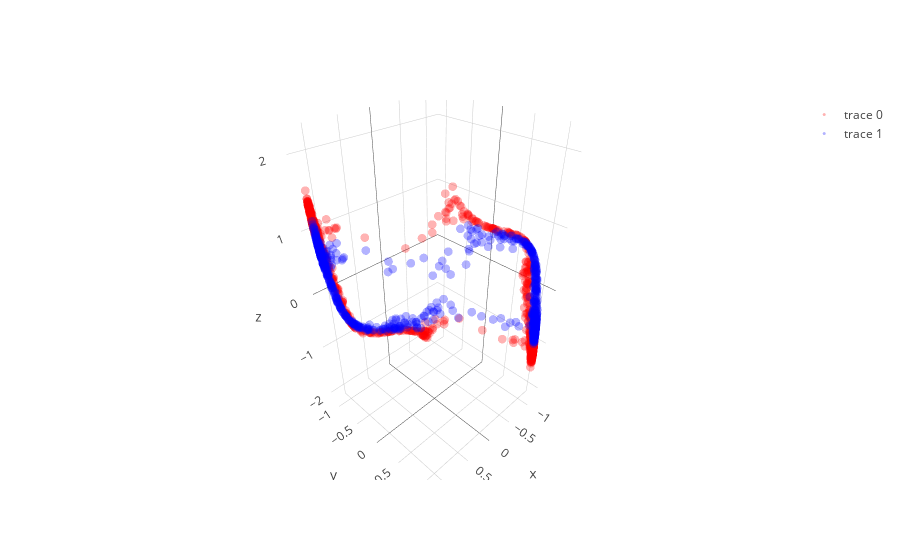

The cell this chart's notebook holds for it:
### Code cell
learning_rate = 0.0008; beta1=0.999; beta2=0.999; adam_e = 1e-8 

l1 = PCA_layer(2,4)
l1b= batch_norm()
l2 = PCA_layer(4,3)
l2b= batch_norm()
l3 = PCA_layer(3,2)

mini_batch_size    = 20
training_iteration = 100

copyX = np.copy(X)
for iter in range(training_iteration):

    copyX = shuffle(copyX)
    for current_batch_index in range(0,len(X),mini_batch_size):
        current_batch = copyX[current_batch_index:current_batch_index+mini_batch_size]
        layer1,layer1_var = l1.feed_non(current_batch,0)
        layer1bn = l1b.feed(layer1)
        layer2,layer2_var = l2.feed_non(layer1bn,0)
        layer2bn = l2b.feed(layer2)
        layer3,layer3_var = l3.feed_linear(layer2bn)

        sys.stdout.write("Iter: " + str(iter) + " " + str(layer1_var.mean() + layer2_var.mean() + layer3_var.mean()) + '\r')
        sys.stdout.flush()
        
        grad3 = l3.back_linear()
        grad2bn = l2b.back(grad3)
        grad2 = l2.back_non(grad2bn,cancel=0,sign_value=1)
        grad1bn = l1b.back(grad2)
        grad1 = l1.back_non(grad1bn,cancel=0,sign_value=-1)
   
layer1,layer1_var = l1.feed_non(X,0)
layer1bn = l1b.feed(layer1)
layer2,layer2_var = l2.feed_non(layer1bn,0)
layer2bn = l2b.feed(layer2)
layer3,layer3_var = l3.feed_linear(layer2bn)

trace1 = go.Scatter3d(
    x=layer2bn[y==0,0],
    y=layer2bn[y==0,1],
    z=layer2bn[y==0,2],
    mode='markers',
    line=dict(color='red',width=0.5),
    marker=dict(size=3,opacity=0.3)
)
trace2 = go.Scatter3d(
    x=layer2bn[y==1,0],
    y=layer2bn[y==1,1],
    z=layer2bn[y==1,2],
    mode='markers',
    line=dict(color='blue',width=0.5),
    marker=dict(size=3,opacity=0.3)
)
data = [trace1,trace2]
fig  = go.Figure(data=data)
iplot(fig)

plt.figure(figsize=(8,6))
plt.scatter(layer3[y==0, 0], layer3[y==0, 1], color='red', alpha=0.5)
plt.scatter(layer3[y==1, 0], layer3[y==1, 1], color='blue', alpha=0.5)
plt.show()

### Figure 1 — Plotly figure (JSON) as saved in the notebook; plotly's stock layout.template omitted (floating-point values rounded to 4 significant figures; data arrays with more than 128 entries replaced by an {"elided": "..."} marker saying what was removed)
{"data": [{"line": {"color": "red", "width": 0.5}, "marker": {"opacity": 0.3, "size": 3}, "mode": "markers", "type": "scatter3d", "uid": "eb378254-86d1-4633-a2f6-6c637778bee0", "x": {"elided": "750 float values"}, "y": {"elided": "750 float values"}, "z": {"elided": "750 float values"}}, {"line": {"color": "blue", "width": 0.5}, "marker": {"opacity": 0.3, "size": 3}, "mode": "markers", "type": "scatter3d", "uid": "08a74448-507d-4726-8edf-abfee454de43", "x": {"elided": "750 float values"}, "y": {"elided": "750 float values"}, "z": {"elided": "750 float values"}}], "layout": {}}
